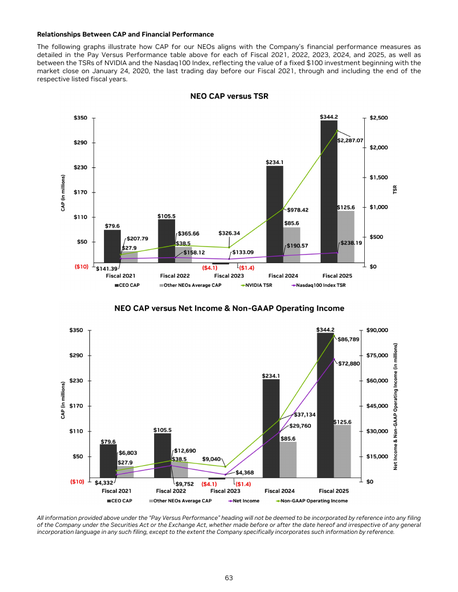
#> input picture workspace/docvqa-repl-blog-2026-06-30/figures/f1-nvidia-full.png, 458 x 592 px, shrunk from 850 x 1100 before the run, found by its file name
$ python make_figures.py
#> lines starting #> are read from the running program, lines starting #| are printed output that depends on the picture
"""Generate the data figures for the DocVQA active-perception blog post.

Numbers are the current-code validation results (Qwen 3.5 27B homog, val 25-doc/
80-Q, n=8), verified against docs/results.md / docs/pass-at-k.md. Descriptive
labels only (no engineering solver names), matching the post's prose.

Run: uv run python workspace/docvqa-repl-blog-2026-06-30/figures/make_figures.py
"""
import os
import matplotlib

matplotlib.use("Agg")
import matplotlib.pyplot as plt
from matplotlib.patches import Patch

HERE = os.path.dirname(os.path.abspath(__file__))

# Muted, print-friendly palette
C_TOP = "#2f6f9f"      # REPL + active-perception call
C_MID = "#d9883b"      # missing one half
C_FLOOR = "#9aa0a6"    # OCR-only / no-scaffold anchors
GRID = "#d7d7d7"

plt.rcParams.update({
    "font.size": 11,
    "axes.edgecolor": "#444444",
    "axes.linewidth": 0.8,
    "figure.dpi": 200,
    "savefig.dpi": 200,
    "savefig.bbox": "tight",
    "font.family": "DejaVu Sans",
})


def save(fig, name):
    path = os.path.join(HERE, name)
    fig.savefig(path)
    plt.close(fig)
    print("wrote", path)


# ---------------------------------------------------------------- F3: tiers
def fig3_tiers():
    # (label, mean, std, tier)
    rows = [
        ("RLM (full method)", 41.88, 5.79, "top"),
        ("CodeAct (append-only twin)", 39.53, 2.83, "top"),
        ("RLM + general sub-agent", 36.72, 2.75, "top"),
        ("RLM + OCR & search", 36.56, 2.89, "top"),
        ("ReAct (no REPL)", 27.19, 3.19, "mid"),
        ("In-context pixels (no sub-VLM)", 22.34, 2.79, "mid"),
        ("Raw multi-image (no scaffold)", 20.94, 1.60, "mid"),
        ("Competition prompt (no scaffold)", 18.91, 1.94, "floor"),
        ("OCR-only (no vision)", 14.69, 2.19, "floor"),
    ]
    color = {"top": C_TOP, "mid": C_MID, "floor": C_FLOOR}
    labels = [r[0] for r in rows]
    means = [r[1] for r in rows]
    stds = [r[2] for r in rows]
    cols = [color[r[3]] for r in rows]

    fig, ax = plt.subplots(figsize=(8.2, 4.6))
    y = range(len(rows))
    ax.barh(y, means, xerr=stds, color=cols, height=0.68,
            error_kw=dict(ecolor="#555555", capsize=3, lw=1))
    ax.set_yticks(list(y))
    ax.set_yticklabels(labels)
    ax.invert_yaxis()
    ax.set_xlabel("DocVQA-2026 val accuracy (ANLS %), mean ± std over 8 trials")
    ax.set_xlim(0, 50)
    for i, (m, s) in enumerate(zip(means, stds)):
        ax.text(m + s + 0.6, i, f"{m:.1f}", va="center", fontsize=9.5,
                color="#333333")
    ax.xaxis.grid(True, color=GRID, lw=0.7)
    ax.set_axisbelow(True)
    legend = [
        Patch(color=C_TOP, label="REPL + active-perception call"),
        Patch(color=C_MID, label="missing one half"),
        Patch(color=C_FLOOR, label="no-scaffold / no-vision floor"),
    ]
    ax.legend(handles=legend, loc="lower right", frameon=False, fontsize=9)
    fig.suptitle("Three clean tiers", x=0.04, ha="left", fontsize=13,
                 fontweight="bold")
    save(fig, "f3-tiers.png")


# ---------------------------------------------------------------- F4: 2x2
def fig4_grid():
    # rows: with / without REPL ; cols: with / without active-perception call
    vals = [[41.9, 22.3],   # with REPL
            [27.2, 20.9]]   # without REPL
    notes = [["full method", "display() only"],
             ["ReAct", "raw multi-image"]]
    fig, ax = plt.subplots(figsize=(5.4, 4.6))
    # color by value
    for r in range(2):
        for c in range(2):
            v = vals[r][c]
            top = v > 35
            face = C_TOP if top else C_MID if v > 24 else C_FLOOR
            ax.add_patch(plt.Rectangle((c, 1 - r), 1, 1, facecolor=face,
                                       edgecolor="white", lw=3, alpha=0.92))
            ax.text(c + 0.5, 1 - r + 0.60, f"{v:.0f}%", ha="center",
                    va="center", fontsize=22, fontweight="bold", color="white")
            ax.text(c + 0.5, 1 - r + 0.30, notes[r][c], ha="center",
                    va="center", fontsize=10, color="white")
    ax.set_xlim(0, 2)
    ax.set_ylim(0, 2)
    ax.set_xticks([0.5, 1.5])
    ax.set_xticklabels(["active-perception call", "no call\n(pixels in-context / none)"])
    ax.set_yticks([1.5, 0.5])
    ax.set_yticklabels(["REPL", "no REPL"], rotation=90, va="center")
    ax.tick_params(length=0)
    for s in ax.spines.values():
        s.set_visible(False)
    ax.set_title("Both halves are needed; neither alone suffices",
                 fontsize=12, fontweight="bold", pad=10)
    save(fig, "f4-2x2.png")


# ----------------------------------------------------- F5: VLM-swap (perception)
def fig5_matrix(fname="f5-matrix.png", figsize=(6.2, 5.0), fscale=1.0,
                aspect="equal"):
    # Reasoner x Perceiver 3x3 (rvlm, val ANLS, mean over n trials).
    # Source: docs/experiments/rvlm-reasoner-perceiver-3x3.md. All nine cells run.
    # Poster variant: wider figsize + fscale>1 (fits the sidebar height budget).
    import numpy as np
    sizes = ["4B", "9B", "27B"]
    # rows = reasoner (bottom-to-top 4B..27B after flip), cols = perceiver VLM
    mean = np.array([[14.22, 17.31, 21.09],
                     [19.38, 18.91, 25.31],
                     [32.81, 37.2, 41.88]])
    std = np.array([[3.83, 1.57, 3.16],
                    [4.39, 3.81, 4.16],
                    [3.13, 6.2, 5.79]])
    fig, ax = plt.subplots(figsize=figsize)
    masked = np.ma.masked_invalid(mean)
    cmap = plt.get_cmap("Blues").copy()
    cmap.set_bad("#efefef")
    im = ax.imshow(masked, cmap=cmap, vmin=8, vmax=48, origin="lower",
                   aspect=aspect)
    for i in range(3):
        for j in range(3):
            if np.isnan(mean[i, j]):
                ax.text(j, i, "not run", ha="center", va="center",
                        fontsize=10 * fscale, color="#999999", style="italic")
            else:
                dark = mean[i, j] > 30
                ax.text(j, i, f"{mean[i, j]:.1f}",
                        ha="center", va="center", fontsize=15 * fscale,
                        fontweight="bold",
                        color="white" if dark else "#1f3d57")
                ax.text(j, i - 0.30, f"±{std[i, j]:.1f}",
                        ha="center", va="center", fontsize=8.5 * fscale,
                        color="white" if dark else "#4a6a88")
    ax.set_xticks(range(3), sizes)
    ax.set_yticks(range(3), sizes)
    ax.set_xlabel("Perceiver (VLM behind the perception call)")
    ax.set_ylabel("Reasoner (drives the REPL)")
    ax.set_xticks(np.arange(-0.5, 3), minor=True)
    ax.set_yticks(np.arange(-0.5, 3), minor=True)
    ax.grid(which="minor", color="white", lw=2)
    ax.tick_params(which="both", length=0)
    for s in ax.spines.values():
        s.set_visible(False)
    save(fig, fname)


# ------------------------------------------------------- F-cat: per-category gap
def figcat():
    # Per-category rvlm - react gap, Qwen 3.5 27B homog, 8 trials (binary acc).
    rows = [
        ("engineering drawing", 36.2),
        ("business report", 30.0),
        ("infographic", 18.8),
        ("comics", 10.0),
        ("science poster", 10.0),
        ("maps", 7.5),
        ("science paper", 3.7),
        ("slide", 1.2),
    ]
    labels = [r[0] for r in rows]
    vals = [r[1] for r in rows]
    fig, ax = plt.subplots(figsize=(7.0, 4.2))
    y = range(len(rows))
    ax.barh(y, vals, color=C_TOP, height=0.66)
    ax.set_yticks(list(y))
    ax.set_yticklabels(labels)
    ax.invert_yaxis()
    for i, v in enumerate(vals):
        ax.text(v + 0.5, i, f"+{v:.0f}", va="center", fontsize=9.5,
                color="#333333")
    ax.set_xlabel("active-perception advantage over ReAct (pp)")
    ax.set_xlim(0, 40)
    ax.xaxis.grid(True, color=GRID, lw=0.7)
    ax.set_axisbelow(True)
    ax.set_title("The advantage tracks visual density", fontsize=12,
                 fontweight="bold")
    save(fig, "f-category.png")


# ---------------------------------------------------------------- F1: composite
def fig1_composite():
    full = plt.imread(os.path.join(HERE, "f1-nvidia-full.png"))
#> full is the input picture: shape (592, 458, 3) float32; mean R, G, B 0.93, 0.93, 0.929
    crop = plt.imread(os.path.join(HERE, "f1-nvidia-crop.png"))
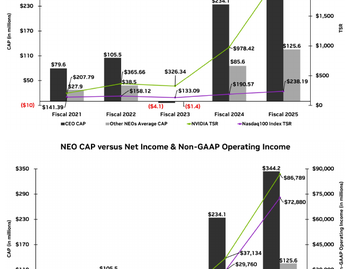
#> input picture workspace/docvqa-repl-blog-2026-06-30/figures/f1-nvidia-crop.png, 350 x 269 px, shrunk from 650 x 500 before the run, found by its file name
#> crop is the input picture: shape (269, 350, 3) float32; mean R, G, B 0.895, 0.894, 0.893
    fig, (axl, axr) = plt.subplots(
        1, 2, figsize=(9.0, 4.6), gridspec_kw={"width_ratios": [1, 1]})
    for ax, img, title in [(axl, full, "full page → wrong number"),
                           (axr, crop, "crop & zoom → right number")]:
        ax.imshow(img)
        ax.set_title(title, fontsize=11)
        ax.axis("off")
#> this loop made 2 passes
#> title on passes 1 to 2: 'full page → wrong number', 'crop & zoom → right number'
    fig.subplots_adjust(wspace=0.04, left=0.01, right=0.99, top=0.92, bottom=0.01)
    save(fig, "f1-nvidia-chart.png")


# ------------------------------------------------------------- F2: architecture
def fig2_architecture():
    from matplotlib.patches import FancyBboxPatch, FancyArrowPatch

    fig, (axl, axr) = plt.subplots(1, 2, figsize=(9.2, 5.2))

    def box(ax, xy, w, h, text, fc):
        ax.add_patch(FancyBboxPatch(
            (xy[0] - w / 2, xy[1] - h / 2), w, h,
            boxstyle="round,pad=0.02,rounding_size=0.08",
            linewidth=1.2, edgecolor="#33475b", facecolor=fc))
        ax.text(xy[0], xy[1], text, ha="center", va="center", fontsize=10.5,
                color="#1b2a38")

    def arrow(ax, p0, p1, label="", rad=0.0, side="right", style="-|>"):
        ax.add_patch(FancyArrowPatch(
            p0, p1, arrowstyle=style, mutation_scale=14, lw=1.4,
            color="#33475b", connectionstyle=f"arc3,rad={rad}"))
        if label:
            mx, my = (p0[0] + p1[0]) / 2, (p0[1] + p1[1]) / 2
            dx = 0.30 if side == "right" else -0.30
            ax.text(mx + dx, my, label, fontsize=9, ha="left" if side == "right"
                    else "right", color="#2f6f9f", style="italic")

    for ax in (axl, axr):
        ax.set_xlim(0, 4)
        ax.set_ylim(0, 6)
        ax.axis("off")

    # Left: Perceive-Reason-Code
    axl.set_title("Perceive-Reason-Code", fontsize=12, fontweight="bold")
    box(axl, (2, 5.2), 2.6, 0.8, "Reasoner (LLM)", "#dbe7f1")
    box(axl, (2, 3.5), 2.6, 0.8, "Python REPL", "#eef3f8")
    box(axl, (2, 1.8), 2.6, 0.8, "Perceiver (VLM)", "#dbe7f1")
    box(axl, (2, 0.4), 2.8, 0.55, "document pages", "#f1f1f1")
    arrow(axl, (1.7, 4.8), (1.7, 3.9), "writes code", side="left")
    arrow(axl, (2.3, 3.9), (2.3, 4.8), "reads variables", side="right")
    arrow(axl, (1.7, 3.1), (1.7, 2.2), "look(crop, zoom)", side="left")
    arrow(axl, (2.0, 1.4), (2.0, 0.7))
    arrow(axl, (2.3, 2.2), (2.3, 3.1), "observation (text)", rad=-0.0, side="right")

    # Right: ReAct
    axr.set_title("ReAct", fontsize=12, fontweight="bold")
    box(axr, (2, 5.2), 2.6, 0.8, "Reasoner (LLM)", "#dbe7f1")
    box(axr, (2, 2.6), 2.6, 0.8, "Perceiver (VLM)", "#dbe7f1")
    box(axr, (2, 0.9), 2.8, 0.55, "document pages", "#f1f1f1")
    arrow(axr, (1.7, 4.8), (1.7, 3.0), "tool call", side="left")
    arrow(axr, (2.3, 3.0), (2.3, 4.8), "observation (text)", side="right")
    arrow(axr, (2.0, 2.2), (2.0, 1.2), "whole page", side="right")
    axr.text(2, 0.1, "no crop or zoom; perception fixed at page granularity",
             ha="center", fontsize=8.5, color="#8a5a2b", style="italic")

    fig.subplots_adjust(wspace=0.12, top=0.9)
    save(fig, "f2-architecture.png")
#> call 2 of save, with name = 'f2-architecture.png'
#> in save (call 2), `fig.savefig(path)`:
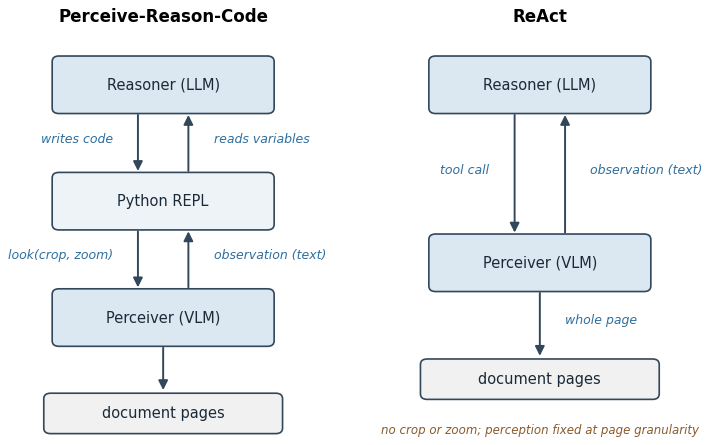
#> figure drawn by matplotlib, 2 panels
#> call 3 of save, with name = 'f3-tiers.png'
#> in save (call 3), `fig.savefig(path)`:
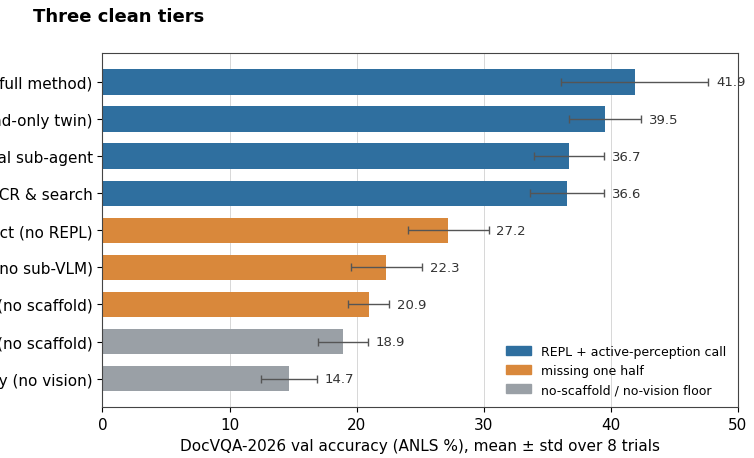
#> figure drawn by matplotlib, 1 panel
#> call 4 of save, with name = 'f4-2x2.png'
#> in save (call 4), `fig.savefig(path)`:
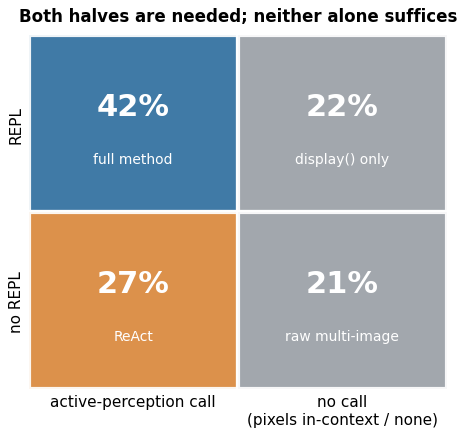
#> figure drawn by matplotlib, 1 panel
#> in save (call 5), `fig.savefig(path)`:
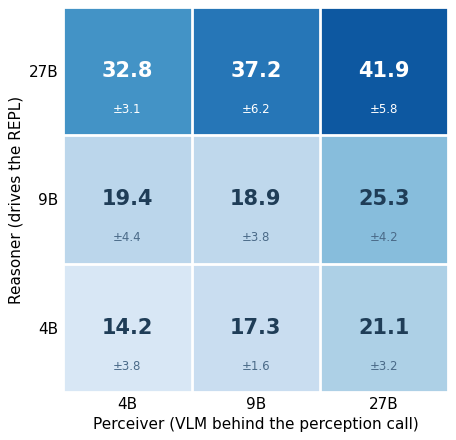
#> figure drawn by matplotlib, 1 panel
#> in save (call 6), `fig.savefig(path)`:
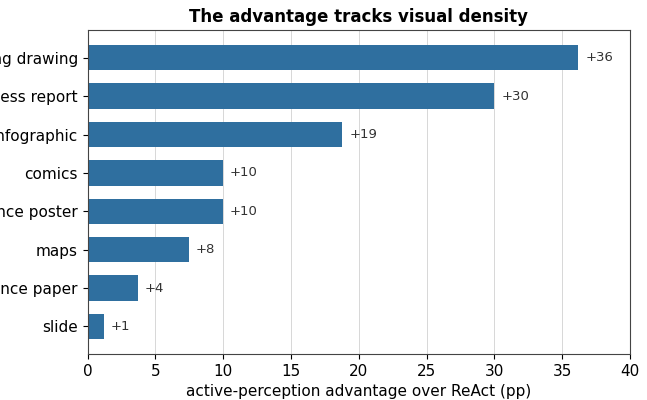
#> figure drawn by matplotlib, 1 panel


def fig_lengthaxis():
    """Blog Figure 4: recursive-perception advantage vs raw multi-image baseline
    across two benchmarks of different length. Baseline left, ours (blue) right."""
    import numpy as np
    groups = ["MP-DocVQA\n(short, ≤20 pg)", "MMLongBench-Doc\n(long, ~47 pg)"]
    ours, ours_s = [61.8, 66.6], [1.79, 2.15]     # active perception (rvlm)
    base, base_s = [58.1, 24.2], [0.81, 0.60]     # raw multi-image, no scaffold
    gaps = [4, 42]
    C_BASE = "#c7bca6"   # muted tan
    RED = "#9a3b2e"

    x = np.arange(len(groups))
    w = 0.34
    fig, ax = plt.subplots(figsize=(8.4, 4.7))
    ax.bar(x - w / 2, base, w, yerr=base_s, label="raw multi-image baseline (no scaffold)",
           color=C_BASE, error_kw=dict(ecolor="#444", capsize=3, lw=1))
    ax.bar(x + w / 2, ours, w, yerr=ours_s, label="RLM (ours)",
           color=C_TOP, error_kw=dict(ecolor="#444", capsize=3, lw=1))
    for i in range(len(groups)):
        ax.text(x[i] - w / 2, base[i] + base_s[i] + 1.4, f"{base[i]:.0f}",
                ha="center", fontsize=11, color="#444")
        ax.text(x[i] + w / 2, ours[i] + ours_s[i] + 1.4, f"{ours[i]:.0f}",
                ha="center", fontsize=11, color="#444")
        # gap label above the group (text only, consistent across both groups)
        ax.text(x[i], max(ours[i], base[i]) + max(ours_s[i], base_s[i]) + 5.5,
                f"+{gaps[i]} pp", ha="center", va="bottom",
                fontsize=13, fontweight="bold", color=RED)
    ax.set_xticks(x)
    ax.set_xticklabels(groups)
    ax.set_ylabel("accuracy (%)")
    ax.set_ylim(0, 92)
    ax.yaxis.grid(True, color=GRID, lw=0.7)
    ax.set_axisbelow(True)
    for s in ("top", "right"):
        ax.spines[s].set_visible(False)
    ax.legend(frameon=False, fontsize=10, loc="upper center",
              bbox_to_anchor=(0.5, 1.0), ncol=2)
    ax.set_title("Across benchmarks, the advantage widens on longer documents",
                 fontsize=13, fontweight="bold", pad=30)
    fig.text(0.5, -0.01,
             'raw baseline “Unknown” rate climbs 22% → 87% as evidence '
             'falls off the fixed page budget',
             ha="center", fontsize=10, style="italic", color="#8a6a2b")
    save(fig, "f-lengthaxis.png")
#> in save (call 7), `fig.savefig(path)`:
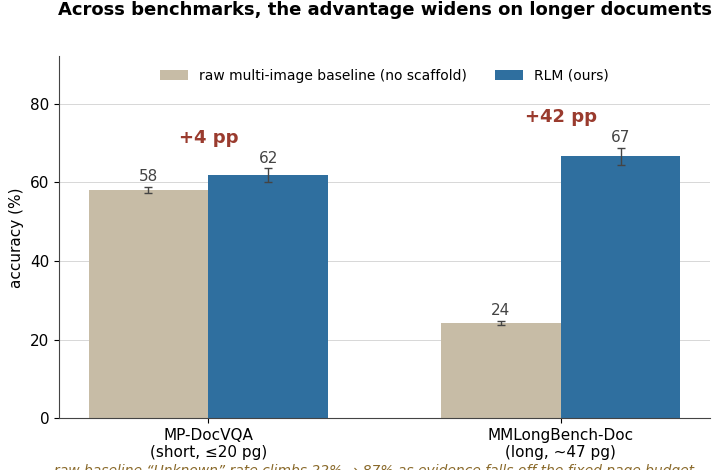
#> figure drawn by matplotlib, 1 panel


if __name__ == "__main__":
    fig1_composite()
    fig2_architecture()
    fig3_tiers()
    fig4_grid()
    fig5_matrix()
    figcat()
    fig_lengthaxis()
    print("done")
